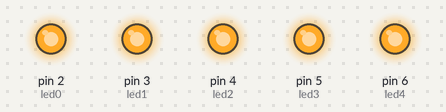
This sketch was run on a simulated Arduino Uno, built with avr-gcc and run on an emulated ATmega328P. Parts: output pins drawn as LEDs (lit = HIGH).

Above: at 0.5 s.
At 3.5 s:
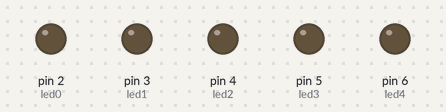
Timing chart, 0 to 4.6 s (numbered marks = the images above):
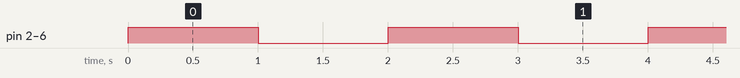

Measured:
- by itself, pin 2 (led0), pin 3 (led1), pin 4 (led2), pin 5 (led3), pin 6 (led4): alternates HIGH for 1.0 s and LOW for 1.0 s

The sketch:

XMasBauble2014.ino
```cpp
int led0 = 2;
int led1 = 3;
int led2 = 4;
int led3 = 5;
int led4 = 6;

// the setup routine runs once when you press reset:
void setup() {
  // initialize the digital pin as an output.
  pinMode(led0, OUTPUT);
  pinMode(led1, OUTPUT);
  pinMode(led2, OUTPUT);
  pinMode(led3, OUTPUT);
  pinMode(led4, OUTPUT);
}

// the loop routine runs over and over again forever:
void loop() {
  digitalWrite(led0, HIGH);   // turn the LED on (HIGH is the voltage level)
  digitalWrite(led1, HIGH);   // turn the LED on (HIGH is the voltage level)
  digitalWrite(led2, HIGH);   // turn the LED on (HIGH is the voltage level)
  digitalWrite(led3, HIGH);   // turn the LED on (HIGH is the voltage level)
  digitalWrite(led4, HIGH);   // turn the LED on (HIGH is the voltage level)
  delay(1000);               // wait for a second
  digitalWrite(led0, LOW);    // turn the LED off by making the voltage LOW
  digitalWrite(led1, LOW);    // turn the LED off by making the voltage LOW
  digitalWrite(led2, LOW);    // turn the LED off by making the voltage LOW
  digitalWrite(led3, LOW);    // turn the LED off by making the voltage LOW
  digitalWrite(led4, LOW);    // turn the LED off by making the voltage LOW
  delay(1000);               // wait for a second
}
```
